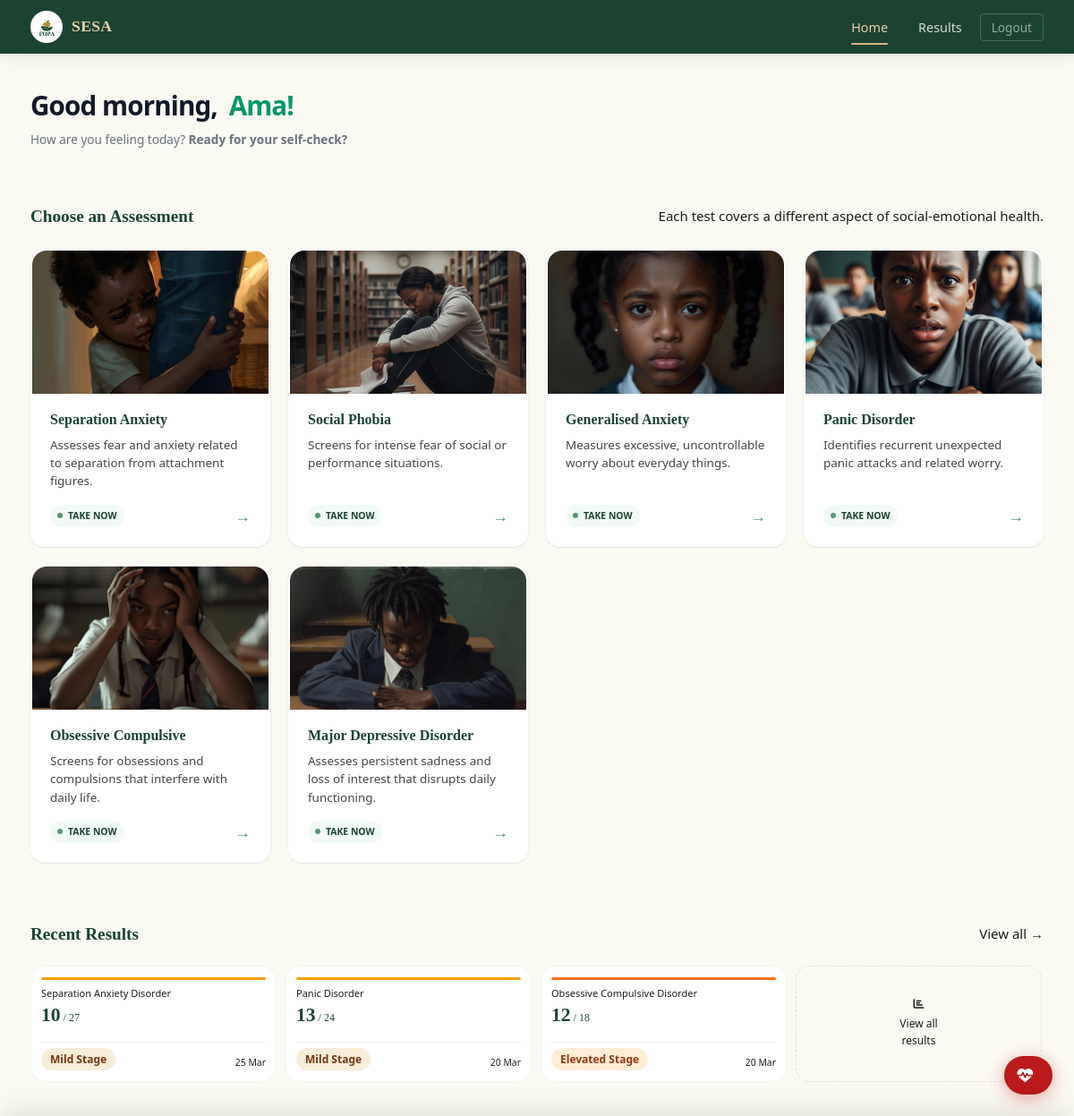
The app's page /home (signed in), older data.
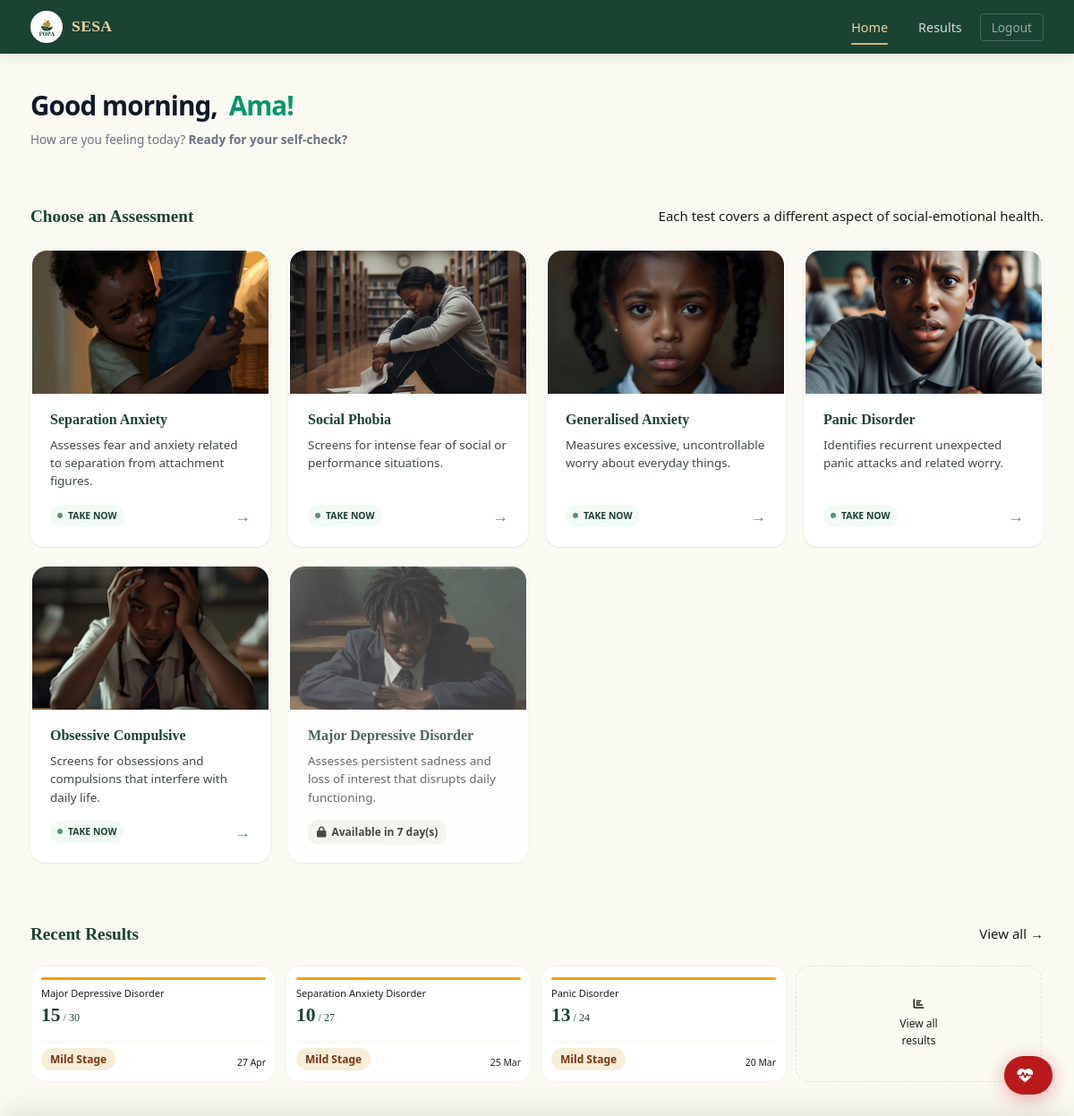
The same page, newer data.
### app/models/account.py (models this page shows, shortened)
class Accounts(UserMixin, db.Model):
    __tablename__ = 'accounts'
    id = db.Column(db.Integer, primary_key=True)
    fname = db.Column(db.String(100), nullable=False)
    lname = db.Column(db.String(100), nullable=False)
    email = db.Column(db.String(120), unique=True, nullable=True, index=True)
    username = db.Column(db.String(50), unique=True, nullable=False, index=True)
    password = db.Column(db.String(256), nullable=False)
    school_name = db.Column(db.String(200), nullable=True)
    gender = db.Column(db.String(20), nullable=True)
    birthdate = db.Column(db.Date, nullable=True)
    last_login = db.Column(db.DateTime, nullable=True)
    created_at = db.Column(db.DateTime, default=lambda: datetime.now(timezone.utc))
    school_id = db.Column(
        db.Integer,
        db.ForeignKey('school.id', ondelete='CASCADE', name='fk_accounts_school_id'),
        nullable=True,
        index=True
    )
    class_group = db.Column(db.String(50), nullable=True)   # e.g. "Form 2A", "JHS 3B"
    level = db.Column(db.String(20), nullable=True)          # jhs | shs | university
    claim_code_hash  = db.Column(db.String(256), nullable=True)
    claim_code_plain = db.Column(db.String(20),  nullable=True)
    is_claimed       = db.Column(db.Boolean, default=True, nullable=False, server_default='1')
    is_admin = db.Column(db.Boolean, default=False, nullable=False)
    is_counsellor = db.Column(db.Boolean, default=False, server_default='0', nullable=False)
    failed_attempts = db.Column(db.Integer, default=0, server_default='0', nullable=False)
    locked_until = db.Column(db.DateTime, nullable=True)  # NULL = not locked
    phone = db.Column(db.String(20), nullable=True)
    consent_given = db.Column(db.Boolean, default=False, nullable=False, server_default='0')
    consent_given_at = db.Column(db.DateTime, nullable=True)
    consent_version = db.Column(db.String(10), nullable=True)  # e.g. 'v1.0'
    test_results = db.relationship(
        'TestResult',
        backref='account',
        lazy='dynamic',
        cascade='all, delete-orphan'
    )
    @property
    def full_name(self):
        return f'{self.fname} {self.lname}'
    @property
    def is_super_admin(self):
        return self.is_admin
    @property
    def role(self):
        if self.is_admin:
            return 'superadmin'
        if self.is_counsellor:
            return 'counsellor'
        return 'student'
    LOCKOUT_THRESHOLD = 5      # failed attempts before lockout
    LOCKOUT_MINUTES   = 15     # minutes locked after threshold reached

### app/models/assessment_type.py (models this page shows, shortened)
class AssessmentType(db.Model):
    __tablename__ = 'assessment_type'
    id             = db.Column(db.Integer, primary_key=True)
    name           = db.Column(db.String(100), unique=True, nullable=False)
    display_name   = db.Column(db.String(100), nullable=False)
    description    = db.Column(db.Text, nullable=True)
    icon           = db.Column(db.String(10),  nullable=True)
    color          = db.Column(db.String(20),  nullable=True)
    order          = db.Column(db.Integer,     default=0, nullable=False)
    is_active      = db.Column(db.Boolean,     default=True, nullable=False)
    scoring_ranges = db.Column(db.JSON,        nullable=False)
    image_url      = db.Column(db.String(500), nullable=True)

### app/models/test_result.py (models this page shows, shortened)
class TestResult(db.Model):
    __tablename__ = 'test_results'
    id = db.Column(db.Integer, primary_key=True)
    user_id = db.Column(db.Integer, db.ForeignKey('accounts.id', ondelete='CASCADE'), nullable=False, index=True)
    test_type = db.Column(db.String(100), nullable=False, index=True)
    score = db.Column(db.Integer, nullable=False)
    max_score = db.Column(db.Integer, nullable=True)
    stage = db.Column(db.String(50), nullable=True, index=True)  # "Normal Stage", "Mild Stage", etc.
    _feedback_encrypted = db.Column('feedback', db.Text, nullable=True)
    @property
    def feedback(self):
        if not self._feedback_encrypted:
            return None
        f = _get_fernet()
        if not f:
            return self._feedback_encrypted
        try:
            return f.decrypt(self._feedback_encrypted.encode()).decode()
        except Exception:
            return self._feedback_encrypted
    @feedback.setter
    def feedback(self, value):
        if not value:
            self._feedback_encrypted = None
            return
        f = _get_fernet()
        if not f:
            self._feedback_encrypted = value
            return
        self._feedback_encrypted = f.encrypt(value.encode()).decode()
    details = db.Column(db.Text, nullable=True)           # kept for backward compat
    taken_at = db.Column(db.DateTime, default=lambda: datetime.now(timezone.utc), index=True)

### app/routes/main.py (the view)
@main_bp.route('/home')
@login_required
def home():
    user = current_user
    results = user.test_results.order_by(TestResult.taken_at.desc()).all()
    total_tests = len(results)
    most_recent = results[0] if results else None
    question_counts = {
        row.test_type: row.count
        for row in db.session.query(
            Question.test_type,
            func.count(Question.id).label('count')
        ).group_by(Question.test_type).all()
    }
    from datetime import datetime, timedelta, timezone
    now = datetime.now()
    latest_by_type = {}
    for r in results:
        if r.test_type not in latest_by_type:
            latest_by_type[r.test_type] = r
    from app.models.assessment_type import AssessmentType
    tests_meta = []
    COOLDOWN_DAYS = 7
    for at in AssessmentType.query.filter_by(is_active=True).order_by(AssessmentType.order).all():
        days_remaining = 0
        is_ready = True
        latest = latest_by_type.get(at.name)
        if latest and latest.taken_at:
            taken_at = latest.taken_at
            if taken_at.tzinfo is None:
                taken_at = taken_at.replace(tzinfo=timezone.utc)
            current_time = now.replace(tzinfo=timezone.utc) if now.tzinfo is None else now
            days_ago = (current_time - taken_at).days
            days_left = COOLDOWN_DAYS - days_ago
            if days_left > 0:
                days_remaining = days_left
                is_ready = False
        tests_meta.append({
            'name':  at.name,
            'title': at.display_name,
            'desc':  at.description or '',
            'icon':  at.icon or '🧠',
            'color': at.color or 'green',
            'count': question_counts.get(at.name, 0),
            'image_url': at.image_url,
            'days_remaining': days_remaining,
            'is_ready': is_ready
        })
    this_month_results = [
        r for r in results
        if r.taken_at and r.taken_at.month == now.month and r.taken_at.year == now.year
    ]
    tests_this_month = len(this_month_results)
    total_assessments_taken = total_tests   # passed to template as total count
    assessments_this_month  = tests_this_month
    recent_results = results[:3]  # 3 most recent for the home table
    hour = now.hour
    if hour < 12:
        greeting = "Good morning"
    elif hour < 17:
        greeting = "Good afternoon"
    else:
        greeting = "Good evening"
    new_username = session.pop('show_username_prompt', None)
    return render_template(
        'main/home.html',
        user=user,
        total_tests=total_tests,
        avg_score=total_assessments_taken,
        most_recent=most_recent,
        tests_meta=tests_meta,
        score_change=None,
        prev_avg=assessments_this_month,
        recent_results=recent_results,
        latest_by_type=latest_by_type,
        greeting=greeting,
        new_username=new_username,
    )

### app/__init__.py (called while the page is built)
def _init_extensions(app: Flask) -> None:
    app.config.setdefault("SQLALCHEMY_ENGINE_OPTIONS", {}).update({
        "pool_pre_ping": True,   # test connection before using it
        "pool_recycle":  300,    # recycle connections every 5 minutes
        "pool_size":     5,      # max persistent connections
        "max_overflow":  2,      # extra connections under load
    })
    db.init_app(app)
    migrate.init_app(app, db)
    csrf.init_app(app)
    login_manager.init_app(app)
    limiter.init_app(app)
    from app.models.account import Accounts
    from app.models.quiz_session import QuizSession  # noqa: F401
    from app.models.counsellor_profile import CounsellorProfile  # noqa: F401
    from app.models.assessment_type import AssessmentType  # noqa: F401
    @login_manager.user_loader
    def load_user(user_id: str):
        return Accounts.query.get(int(user_id))

### app/templates/main/home.html (shortened to what this page needs)
  {% extends 'base.html' %}
  {% block nav_links %}
    <li><a href="{{ url_for('main.home') }}" class="active">Home</a></li>
    <li><a href="{{ url_for('main.results') }}">Results</a></li>
    <li><a href="{{ url_for('auth.logout') }}" class="btn-nav-logout">Logout</a></li>
  {% endblock %}
  {% block body %}
  <div class="container pb-48">
  <link rel="stylesheet" href="{{ url_for('static', filename='css/main/home.css') }}">
  <header class="app-header">
    <h1 class="app-greeting">
      {{ greeting }}, <span>{{ user.fname }}!</span>
    </h1>
    <p class="app-description">
      How are you feeling today? <b>Ready for your self-check?</b>
    </p>
  </header>
    <div class="section" id="assessments">
      <div class="section-head">
        <h2>Choose an Assessment</h2>
        <p class="section-desc">Each test covers a different aspect of social-emotional health.</p>
      </div>
      <div class="test-grid">
        {% for test in tests_meta %}
        <a href="{% if test.is_ready %}{{ url_for('test.display_questions', test_type=test.name) }}{% else %}javascript:void(0);{% endif %}"
          class="test-card {% if not test.is_ready %}locked{% endif %}"
          {% if not test.is_ready %}onclick="alert('This assessment will be exactly 7 days after your previous attempt. Please wait {{ test.days_remaining }} more day(s).');"{% endif %}>
          <div class="test-card-image">
            {% if test.get('image_url') %}
            <img src="{{ test.image_url }}"
                alt="{{ test.name }}"
                loading="lazy"
                width="400"
                height="160">
            {% endif %}
          </div>
          <div class="test-card-content">
            <h3>{{ test.get('title') or test.get('display_name') or test.name }}</h3>
            <p>{{ test.get('desc') or test.get('description') or '' }}</p>
            <div class="test-card-meta">
              {% if test.is_ready %}
                <span class="pulse-badge"><span class="pulse-dot"></span> Take Now</span>
                <span class="test-card-arrow">→</span>
              {% else %}
                <span class="lock-indicator"><i class="fa-solid fa-lock lock-icon"></i> Available in {{ test.days_remaining }} day(s)</span>
              {% endif %}
            </div>
          </div>
        </a>
        {% endfor %}
      </div>
    </div>
    {% if recent_results %}
    <div class="section">
      <div class="section-head">
        <h2>Recent Results</h2>
        <a href="{{ url_for('main.results') }}" class="results-link">View all →</a>
      </div>
      <div class="recent-results-scroll">
        {% for r in recent_results %}
          {% set s = (r.stage or r.details or 'unknown') | lower %}
          {% if 'normal' in s %}{% set bar_mod = 'normal' %}{% set badge_class = 'stage-normal' %}
          {% elif 'mild' in s %}{% set bar_mod = 'mild' %}{% set badge_class = 'stage-mild' %}
          {% elif 'elevated' in s %}{% set bar_mod = 'elevated' %}{% set badge_class = 'stage-elevated' %}
          {% elif 'clinical' in s %}{% set bar_mod = 'clinical' %}{% set badge_class = 'stage-clinical' %}
          {% else %}{% set bar_mod = 'mild' %}{% set badge_class = 'badge-gray' %}{% endif %}
          <div class="recent-result-card">
            <div class="recent-result-bar recent-result-bar--{{ bar_mod }}"></div>
            <div class="recent-result-title">{{ r.test_type }}</div>
            <div class="recent-result-score">
              {{ r.score }}{% if r.max_score %}<span> / {{ r.max_score }}</span>{% endif %}
            </div>
            <div class="recent-result-bottom">
              <span class="badge {{ badge_class }}">{{ r.stage or r.details or 'Unknown' }}</span>
              <span class="recent-result-date">{{ r.taken_at.strftime('%d %b') }}</span>
            </div>
          </div>
        {% endfor %}
        <a href="{{ url_for('main.results') }}" class="recent-result-more">
          <i class="fa-solid fa-chart-bar results-icon"></i>
          <span>View all<br>results</span>
        </a>
      </div>
    </div>
    {% endif %}
  </div>
  {% endblock %}

### app/templates/base.html (shortened to what this page needs)
<!DOCTYPE html>
<html lang="en">
<head>
  <link rel="stylesheet" href="{{ url_for('static', filename='css/main.css') }}">
  <link rel="stylesheet" href="{{ url_for('static', filename='css/base/base.css') }}">
  <link rel="stylesheet" href="https://cdnjs.cloudflare.com/ajax/libs/font-awesome/6.5.0/css/all.min.css">
</head>
<body class="{% if (current_user.is_authenticated and not current_user.is_super_admin) or session.get('school_id') %}has-bottom-nav {% endif %}{% block body_class %}{% endblock %}">
{% block full_page %}
<div class="app-layout">
  {% block navbar %}
  <nav class="navbar" id="mainNav">
    <div class="navbar-inner">
      <a href="{{ url_for('main.landing') }}" class="navbar-brand">
        <img src="{{ url_for('static', filename='images/Pofa.png') }}" alt="FOPA Logo" class="navbar-logo">
        <span class="navbar-title">SESA</span>
      </a>
      <ul class="navbar-links">
        {% block nav_links %}{% endblock %}
      </ul>
    </div>
  </nav>
  {% endblock %}
  <main>
    {% block body %}{% endblock %}
  </main>
</div>
{% endblock %}
{% if current_user.is_authenticated and not current_user.is_super_admin %}
<div id="crisisBtn" class="crisis-btn" role="button" tabindex="0"
     aria-label="I need help now" title="I need help now">
  <i class="fa-solid fa-heart-pulse crisis-btn-icon"></i>
</div>
{% endif %}
{% block bottom_tab_bar %}
{% if (current_user.is_authenticated and not current_user.is_super_admin) or session.get('school_id') %}
<div id="profileSheet" class="profile-sheet" aria-hidden="true">
  <div class="profile-sheet-backdrop" id="profileSheetBackdrop"></div>
</div>
{% endif %}
{% endblock %}
</body>
</html>

### app/static/css/main/home.css (style rules this page uses)
.app-header { padding: 4px; margin-bottom: 8px; text-align: center; }
.app-greeting { font-size: 1.5rem; font-weight: 800; color: #111827; line-height: 1.2; margin: 0; letter-spacing: -0.03em; }
.app-greeting span { color: #059669; display: inline; }
.app-description { font-size: 0.85rem; color: #6b7280; line-height: 1.5; max-width: 450px; margin: 10px auto 0 auto; }
@media (min-width: 600px) { .app-greeting { font-size: 1.85rem; } }
@media (min-width: 600px) { .app-greeting span { display: inline; margin-left: 6px; } }
@media (min-width: 600px) { .app-header { padding: 40px 0 20px 0; text-align: left; } }
@media (min-width: 600px) { .app-description { margin-left: 0; } }
.test-card.locked { opacity: 0.8; filter: grayscale(25%); cursor: not-allowed; }
.pulse-badge { display: inline-flex; align-items: center; gap: 6px; font-size: 0.65rem; font-weight: 700; text-transform: uppercase; color: var(--green-800); background: var(--green-50); padding: 4px 8px; border-radius: 12px; }
.pulse-dot { width: 6px; height: 6px; background-color: var(--green-500); border-radius: 50%; box-shadow: 0 0 0 0 rgba(16, 185, 129, 0.7); animation: pulseReady 1.5s infinite; }
.lock-indicator { font-size: 0.75rem; font-weight: 600; color: var(--gray-600); display: flex; align-items: center; gap: 6px; background: var(--gray-100); padding: 4px 10px; border-radius: 12px; white-space: nowrap; }

### app/templates/base.html (style rules this page uses)
.profile-sheet { position: fixed; inset: 0; z-index: 300; pointer-events: none; }
.profile-sheet-backdrop { position: absolute; inset: 0; background: rgba(0,0,0,0); transition: background 0.25s ease; }

Row changes from the older to the newer data that the page shows:
no longer on this page (row unchanged): TestResult: test_type "Obsessive Compulsive Disorder", score "12", max_score "18", stage "Elevated Stage", taken_at "20 Mar"
shown differently, row unchanged: AssessmentType "Major Depressive Disorder": days_remaining (not shown) → "7"; text "TAKE NOW →" → "Available in day(s)"
added TestResult: test_type "Major Depressive Disorder", score "15", max_score "30", stage "Mild Stage", taken_at "27 Apr"
